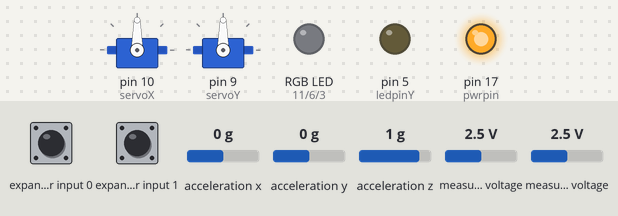
Recording of a sketch running on a simulated Arduino Uno, built with avr-gcc and run on an emulated ATmega328P. Shown: 2 × servo, an RGB LED mixed from three pins (HIGH = lit), output pins drawn as LEDs (lit = HIGH). Wiring (inferred from the names in the program): Wii Nunchuk at I2C address 0x52. The inputs (shaded band) are chosen by the test bench; at power-on: measured voltage 2.5 V, expander input 0 HIGH, expander input 1 HIGH, acceleration x 0 g, acceleration y 0 g, acceleration z 1 g. Dim RGB values are drawn brighter than linear; what the sketch prints to the serial monitor is not drawn.

Above: at 1.3 s.
1.4 s: measured voltage (sensor 200) set to 0.1 V
At 2.5 s:
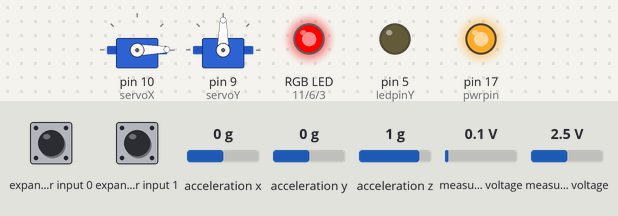
2.9 s: measured voltage (sensor 201) set to 0.1 V
At 4.1 s:
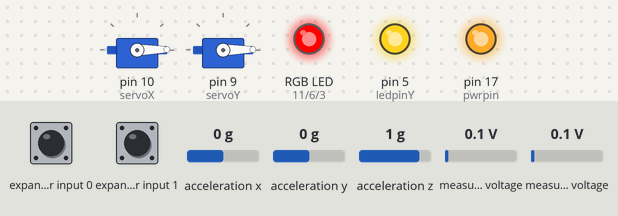
4.4 s: measured voltage (sensor 200) set to 1.2 V
At 5.4 s:
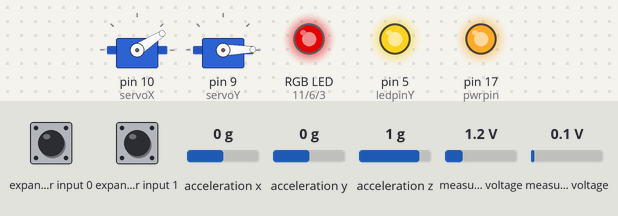
5.9 s: measured voltage (sensor 201) set to 1.2 V
At 6.6 s:
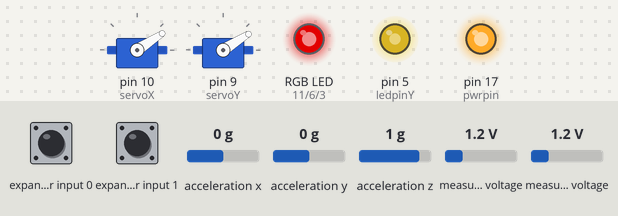
7.4 s: measured voltage (sensor 200) set to 2.5 V
At 7.8 s:
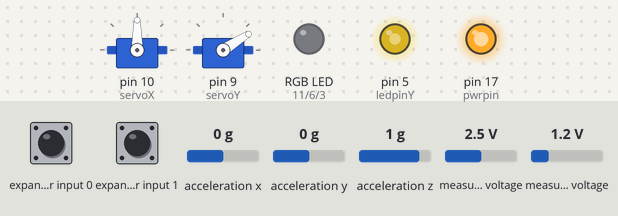
8.9 s: measured voltage (sensor 201) set to 3.8 V
At 10.2 s:
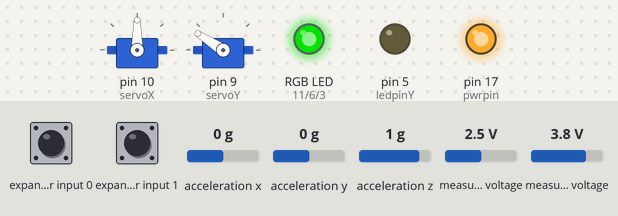
Timing chart, 0 to 11.4 s (numbered marks = the images above; inputs shaded):
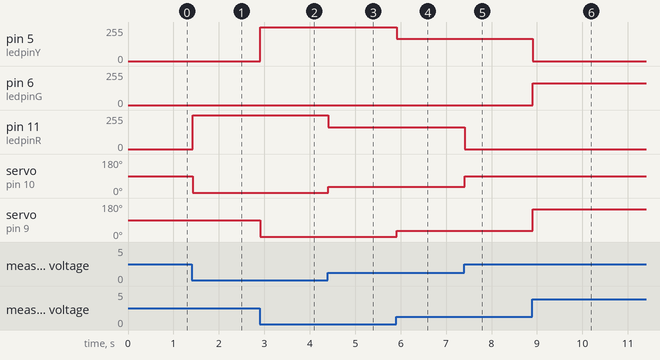

The sketch:

nunchuck_arduino.pde
```cpp
/*
* Nunchuck
* Language - Arduino
* 2009 Ty Huffman, 5th & Penn, www.5thandpenn.com/blog.
*
* 2007 Tod E. Kurt, http://todbot.com/blog/
*
* The Wii Nunchuck reading code is taken from Windmeadow Labs
* http://www.windmeadow.com/node/42
*/

// simple servo controller

#include <Servo.h>

Servo servoX; // create servo object to control a servo in the X plane
Servo servoY; // create servo object to control a servo in the Y plane

int val = 0; // variable to store the servo position
int potpin = 0; // analog pin used to connect the potentiometer

#include <Wire.h>
#include "WProgram.h"
//#include

// these may need to be adjusted for each nunchuck for calibration
#define ZEROX 122 // 139
#define ZEROY 132 // 490
#define ZEROZ 191 // 460
#define RADIUS 40 // probably pretty universal
#define joyXmax 99
#define joyXmin 100
#define joyYmax 90
#define joyYmin 103
#define pwmMax 255

#define DEFAULT_ZERO_JOY_X 129
#define DEFAULT_ZERO_JOY_Y 132

#define NUMREADINGS 6
#define DEBOUNCE 10.00

float gutter = DEBOUNCE - 0.01;

int smoothingArray = NUMREADINGS;
int delayTime = 10;

int joy_x_axis;
int joy_y_axis;
int joyXscaled;
int joyYscaled;
int joyXneg;
int joyXpos;
int joyYneg;
int joyYpos;
int valXpos;
int valYpos;
int valXneg;
int valYneg;

// int accelGX
int accel_x_axis;
int accel_y_axis;
int accel_z_axis;

int z_button = 0;
int c_button = 0;

int readingsX[NUMREADINGS];
int readingsY[NUMREADINGS];
int readingsZ[NUMREADINGS];
int indexX = 0; // the index of the current reading of X
int indexY = 0; // the index of the current reading of Y
int indexZ = 0; // the index of the current reading of Z
int totalX = 0; // the running total of X
int totalY = 0; // the running total of Y
int totalZ = 0; // the running total of Z
int averageX = 0; // the average X
int averageY = 0; // the average Y
int averageZ = 0; // the average Z
int avgAccelX = 0;
int avgAccelY = 0;
int avgAccelZ = 0;

float oldReadAccelX = 0.0;
float oldReadAccelY = 0.0;
float oldReadAccelZ = 0.0;

int value = 0; // variable to keep the actual value
int ledpinB = 3; // light connected to digital pin 3
int ledpinR = 11; // light connected to digital pin 11
int ledpinY = 5; // light connected to digital pin 5
int ledpinG = 6; // light connected to digital pin 6

void setup()
{
Serial.begin(9600); // was 115200
nunchuck_setpowerpins(); // use analog pins 2&3 as fake gnd & pwr
nunchuck_init(); // send the initilization handshake
Serial.print ("Finished setup\n");
int readings[smoothingArray]; // the smoothing array
for (int i = 0; i < smoothingArray; i++)
readingsX[i] = 0;
for (int i = 0; i < smoothingArray; i++)
readingsY[i] = 0;
for (int i = 0; i < smoothingArray; i++)
readingsZ[i] = 0;

servoX.attach(10); // attaches the servo on pin 10 to the servo object
servoY.attach(9); // attaches the servo on pin 9 to the servo object
}

//
// Nunchuck functions
//

static uint8_t nunchuck_buf[6]; // array to store nunchuck data,

// Uses port C (analog in) pins as power & ground for Nunchuck
static void nunchuck_setpowerpins()
{
#define pwrpin PORTC3
#define gndpin PORTC2
DDRC |= _BV(pwrpin) | _BV(gndpin);
PORTC &=~ _BV(gndpin);
PORTC |= _BV(pwrpin);
delay(100); // wait for things to stabilize
}

// initialize the I2C system, join the I2C bus,
// and tell the nunchuck we're talking to it
void nunchuck_init()
{
Wire.begin();	 // join i2c bus as master
Wire.beginTransmission(0x52);	// transmit to device 0x52
Wire.send(0x40);	 // sends memory address
Wire.send(0x00);	 // sends sent a zero.
Wire.endTransmission();	// stop transmitting
}

// Send a request for data to the nunchuck
// was "send_zero()"
void nunchuck_send_request()
{
Wire.beginTransmission(0x52);	// transmit to device 0x52
Wire.send(0x00);	 // sends one byte
Wire.endTransmission();	// stop transmitting
}
void loop()
{
nunchuck_get_data();
nunchuck_print_data();
// val = analogRead(potpin); // reads the value of the potentiometer (value between 0 and 1023)
// val = map(val, 0, 1023, 0, 179); // scale it to use it with the servo (value between 0 and 180)
// myservo.write(val); // sets the servo position according to the scaled value
delay(delayTime); // waits for the servo to get there
}

// Receive data back from the nunchuck,
int nunchuck_get_data()
{
int cnt=0;
Wire.requestFrom (0x52, 6);	// request data from nunchuck
while (Wire.available ()) {
// receive byte as an integer
nunchuck_buf[cnt] = nunchuk_decode_byte(Wire.receive());
cnt++;
}
nunchuck_send_request(); // send request for next data payload
// If we recieved the 6 bytes, then go print them
if (cnt >= 5) {
return 1; // success
}
return 0; //failure
}

// Print the input data we have recieved
// accel data is 10 bits long
// so we read 8 bits, then we have to add
// on the last 2 bits. That is why I
// multiply them by 2 * 2

void nunchuck_print_data()
{
static int i=0;

float joyX = (nunchuck_buf[0] - DEFAULT_ZERO_JOY_X);
float joyY = (nunchuck_buf[1] - DEFAULT_ZERO_JOY_Y);
// float joyXposRange = joyXmax - DEBOUNCE;
float joyXs = (joyX); //100 * 255;
float joyYs = (joyY); //100 * 255;
int accel_x_axis = nunchuck_buf[2]; // * 2 * 2;
int accel_y_axis = nunchuck_buf[3]; // * 2 * 2;
int accel_z_axis = nunchuck_buf[4]; // * 2 * 2;

// byte nunchuck_buf[5] contains bits for z and c buttons
// it also contains the least significant bits for the accelerometer data
// so we have to check each bit of byte outbuf[5]
if ((nunchuck_buf[5] >> 0) & 1)
z_button = 1;
if ((nunchuck_buf[5] >> 1) & 1)
c_button = 1;

if ((nunchuck_buf[5] >> 2) & 1)
accel_x_axis += 2;
if ((nunchuck_buf[5] >> 3) & 1)
accel_x_axis += 1;

if ((nunchuck_buf[5] >> 4) & 1)
accel_y_axis += 2;
if ((nunchuck_buf[5] >> 5) & 1)
accel_y_axis += 1;

if ((nunchuck_buf[5] >> 6) & 1)
accel_z_axis += 2;
if ((nunchuck_buf[5] >> 7) & 1)
accel_z_axis += 1;

// Serial.print(i,DEC);
// Serial.print("\t");
// int accelGX = accel_x_axis;
float readAccelX = accel_x_axis - ZEROX;
float readAccelY = accel_y_axis - ZEROY;
float readAccelZ = accel_z_axis - ZEROZ;
int accelDiffX = readAccelX - oldReadAccelX;
int accelDiffY = readAccelY - oldReadAccelY;
int accelDiffZ = readAccelZ - oldReadAccelZ;

// int joyX = (joyX / 100 * 255);
// int joyY = (joyY / 100 * 255);

// int joyXs = (joyX / 100 * 255);
// int joyYs = (joyY / 100 * 255);

// average X if value of X differs by more than 5
if (abs(accelDiffX) > 2) {
// delayTime = 12;
totalX -= readingsX[indexX]; // subtract the last reading
readingsX[indexX] = readAccelX; // read from the X value
totalX += readingsX[indexX]; // add the reading to the total
indexX = (indexX + 1); // advance to the next index

if (indexX >= smoothingArray) // if we're at the end of the array...
indexX = 0; // ...wrap around to the beginning

averageX = totalX / NUMREADINGS; // calculate the average
avgAccelX = averageX; // set accel X reading to average
oldReadAccelX = avgAccelX; // set old reading to new reading for future compare
// delayTime = 30; // reset delay time
}

// average Y if value of Y differs by more than 5
if (abs(accelDiffY) > 2) {
delayTime = 12;
totalY -= readingsY[indexY]; // subtract the last reading
readingsY[indexY] = readAccelY; // read from the X value
totalY += readingsY[indexY]; // add the reading to the total
indexY = (indexY + 1); // advance to the next index

if (indexY >= smoothingArray) // if we're at the end of the array...
indexY = 0; // ...wrap around to the beginning

averageY = totalY / NUMREADINGS; // calculate the average
avgAccelY = averageY; // set accel Y reading to average
oldReadAccelY = avgAccelY; // set old reading to new reading for future compare
// delayTime = 30; // reset delay time
}

// average Z if value of Z differs by more than 5
if (abs(accelDiffZ) > 2) {
delayTime = 12;
totalZ -= readingsZ[indexZ]; // subtract the last reading
readingsZ[indexZ] = readAccelZ; // read from the X value
totalZ += readingsZ[indexZ]; // add the reading to the total
indexZ = (indexZ + 1); // advance to the next index

if (indexZ >= smoothingArray) // if we're at the end of the array...
indexZ = 0; // ...wrap around to the beginning

averageZ = totalZ / NUMREADINGS; // calculate the average
avgAccelZ = averageZ; // set accel Y reading to average
oldReadAccelZ = avgAccelZ; // set old reading to new reading for future compare
}
// I could never get this to work correctly
// cos should not be used because at one point or another it will approach
// 0 divided a number which will cuase big problems, not stable.
// I chose to use the smoothing of a low pass filter to make it work rather than cos.
// int readRoll = -1*(cos(readAccelX) / M_PI * 180.0); // used to have , readAccelZ
// int R = sqrt(readAccelX * readAccelX + readAccelY * readAccelY + readAccelZ * readAccelZ);
// int readPitch = -1*(cos(readAccelY/R)/ M_PI * 180.0); // optionally swap 'RADIUS' for 'R()'

int roller = avgAccelX * 2;

int pitcher = avgAccelY * 2;

if (pitcher > 100) pitcher = 110;
if (pitcher < -100) pitcher = -110;
if (roller > 100) roller = 110;
if (roller < -100) roller = -110;

// Serial.print("acc:");
Serial.print(roller, DEC); // used to be accel_x_axis
Serial.print(", ");
Serial.print(pitcher, DEC); // used to be accel_y_axis
Serial.print(", ");
Serial.print(avgAccelX, DEC); // used to be accel_z_axis,
Serial.print(", ");
// Serial.print("\t");

// Serial.print("joy:");
Serial.print(avgAccelY, DEC); // used to be joy_x_axis,
Serial.print(", ");
Serial.print(avgAccelZ, DEC); // used to be joy_y_axis,

// Serial.print(" Joy X Y ");
// Serial.print(joyX);
// Serial.print(", ");
// Serial.print(joyY);
// Serial.print(", ");

// int joyX = ((joyX / 100) * 255);
// int joyY = ((joyY / 100) * 255);

// Serial.print("values scaled ");
// Serial.print(joyXs);
// Serial.print(" , ");
// Serial.print(joyYs);

// compute the X values and get the output stable

if (joyXs >= DEBOUNCE) {
joyXpos = joyXs;
valXpos = joyXpos;
valXpos = pwmMax*((valXpos - DEBOUNCE)/(joyXmax - DEBOUNCE));
if (valXpos >= 255) {
valXpos = 255; }
analogWrite(ledpinB, valXpos); // sets the value (range from 0 to 255)
analogWrite(ledpinR, 0);
val = valXpos;
val = map(val, 0, 255, 91, 179); // scale it to use it with the servo (value between 0 and 180)
servoX.write(val); // sets the servo position according to the scaled value
}

if (joyXs <= -DEBOUNCE) {
joyXneg = joyXs;
// Serial.print(" joyXs ");
// Serial.print(joyXs);
int valXneg = -1 * joyXneg;
// Serial.print(" valXneg ");
// Serial.print(valXneg);
valXneg = pwmMax*((valXneg - DEBOUNCE)/(joyXmin - DEBOUNCE));
// Serial.print(" newValXneg ");
// Serial.print(valXneg);
if (valXneg >= 255) {
valXneg = 255; }
analogWrite(ledpinR, valXneg); // sets the value (range from 0 to 255)
analogWrite(ledpinB, 0);
val = valXneg;
val = map(val, 0, 255, 89, 1); // scale it to use it with the servo (value between 0 and 180)
servoX.write(val); // sets the servo position according to the scaled value
}

if (joyXs < gutter && joyXs > -gutter) {
valXpos = 0;
valXneg = 0;
analogWrite(ledpinB, valXpos);
analogWrite(ledpinR, valXneg);
val = 90; // setting the servo to home 90 degree position
servoX.write(val); // sets the servo position according to the scaled value
}

// Do the Y values like we did the x values

if (joyYs >= DEBOUNCE) {
joyYpos = joyYs;
valYpos = joyYpos;
valYpos = pwmMax * (valYpos - DEBOUNCE) / (joyYmax - DEBOUNCE);
if (valYpos >= 255) {
valYpos = 255; }
analogWrite(ledpinG, valYpos); // sets the value (range from 0 to 255)
analogWrite(ledpinY, 0);
val = valYpos;
val = map(val, 0, 255, 91, 179); // scale it to use it with the servo (value between 0 and 180)
servoY.write(val); // sets the servo position according to the scaled value
}

// Serial.print(" valYpos");
// Serial.print(", ");
// Serial.print(valYpos);

if (joyYs <= -DEBOUNCE) {
joyYneg = joyYs;
// Serial.print(" joyYs ");
// Serial.print(joyYs);
int valYneg = -1 * joyYneg;
// Serial.print(" valYneg ");
// Serial.print(valYneg);
valYneg = pwmMax * (valYneg - DEBOUNCE) / (joyYmin - DEBOUNCE);
// Serial.print(" NewValYneg ");
// Serial.print(valYneg);
if (valYneg >= 255) {
valYneg = 255; }
analogWrite(ledpinY, valYneg); // sets the value (range from 0 to 255)
analogWrite(ledpinG, 0);
val = valYneg;
val = map(val, 0, 255, 89, 1); // scale it to use it with the servo (value between 0 and 180)
servoY.write(val); // sets the servo position according to the scaled value
}

// Serial.print(" valYneg");
// Serial.print(", ");
// Serial.print(valYneg);

if (joyYs < gutter && joyYs > -gutter) {
valYpos = 0;
valYneg = 0;
analogWrite(ledpinY, valYpos);
analogWrite(ledpinG, valYneg);
val = 90; // setting the servo to home 90 degree position
servoY.write(val);
}

// Serial.print(" \t");
// Serial.print(", ");
// Serial.print(accel_x_axis, DEC); // used to be joy_x_axis,
// Serial.print(", ");
// Serial.print(accel_y_axis, DEC); // used to be joy_y_axis,

// Serial.print("but:");
// Serial.print(z_button, DEC);
// Serial.print(",");
// Serial.print(c_button, DEC);
Serial.println();
// Serial.print("\r\n"); // newline
i++;

// for(value = 0 ; value <= 255; value+=5) // fade in (from min to max)
// {
// analogWrite(ledpin, valXpos); // sets the value (range from 0 to 255)
// delay(3); // waits for 30 milli seconds to see the dimming effect
// }

}


// Encode data to format that most wiimote drivers except
// only needed if you use one of the regular wiimote drivers
char nunchuk_decode_byte (char x)
{
x = (x ^ 0x17) + 0x17;
return x;
}
```

Measured:
- after the input at 1.4 s, pin 11 (ledpinR): 0/255 → 255/255 at once; servo on pin 10 (servoX): 90° → 1° at once
- after the input at 2.9 s, pin 5 (ledpinY): 0/255 → 255/255 at once; servo on pin 9 (servoY): 90° → 1° at once
- after the input at 4.4 s, pin 11 (ledpinR): 255/255 → 164/255 at once; servo on pin 10 (servoX): 1° → 33° at once
- after the input at 5.9 s, pin 5 (ledpinY): 255/255 → 167/255 at once; servo on pin 9 (servoY): 1° → 32° at once
- after the input at 7.4 s, pin 11 (ledpinR): 164/255 → 0/255 at once; servo on pin 10 (servoX): 33° → 90° at once
- after the input at 8.9 s, pin 5 (ledpinY): 167/255 → 0/255 at once; pin 6 (ledpinG): 0/255 → 165/255 at once; servo on pin 9 (servoY): 32° → 147° at once
